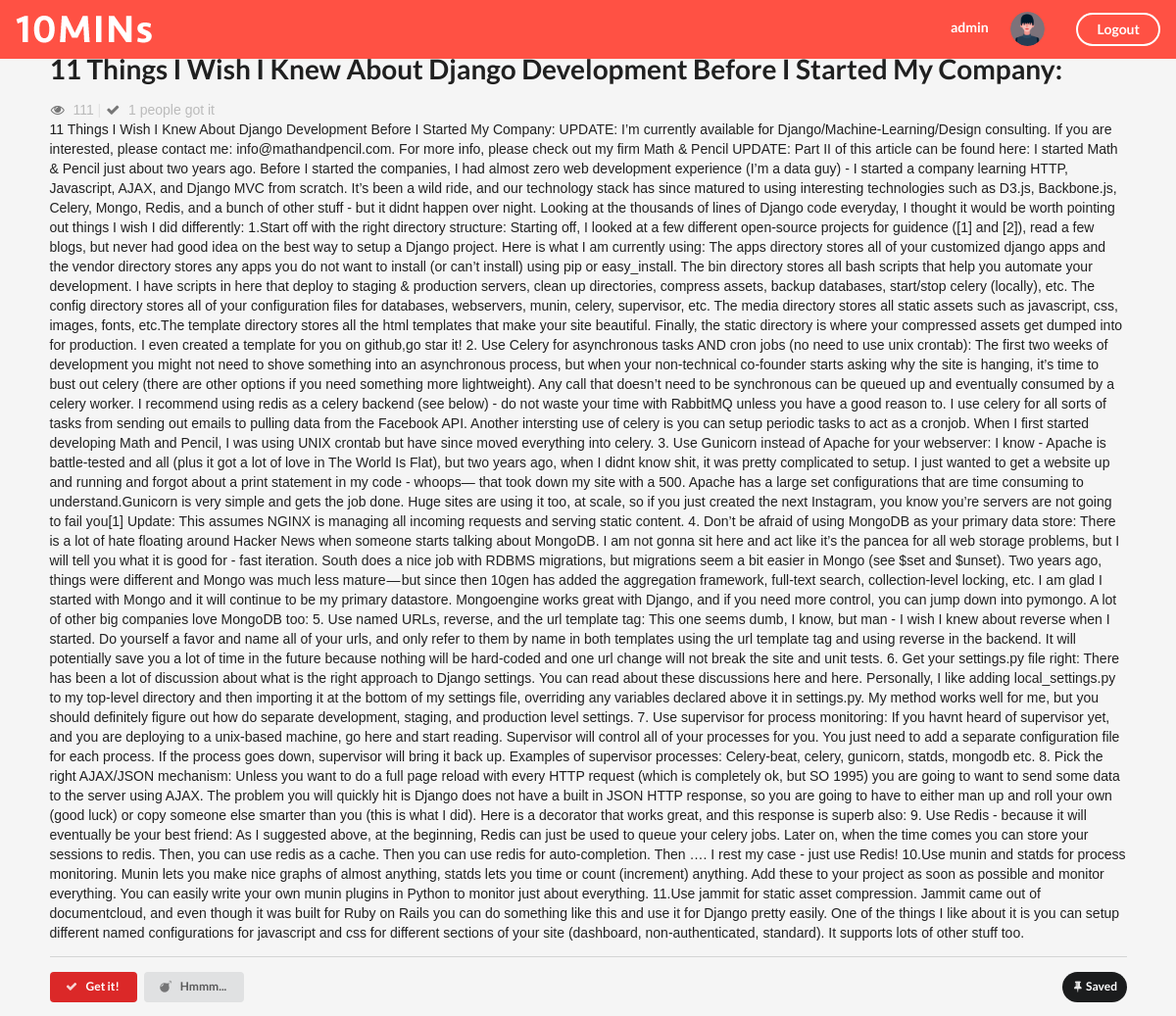
Page /detail/1/ (signed in) on the committed database.
### website/models.py (models this page shows, shortened)
class UserProfile(models.Model):
    belong_to = models.OneToOneField(to=User, related_name='profile')
    profile_image = models.FileField(upload_to='profile_image')

class Video(models.Model):
    title = models.CharField(null=True, blank=True, max_length=300)
    content = models.TextField(null=True, blank=True)
    url_image = models.URLField(null=True, blank=True)
    cover = models.FileField(upload_to='cover_image', null=True)
    editors_choice = models.BooleanField(default=False)

### website/views.py (the view)
# urls.py: url(r'^detail/(?P<id>\d+)/$', detail, name="detail"),
def detail(request, id):
    context = {}
    vid_info = Video.objects.get(id=id)
    try:
        voter_id = request.user.profile.id
        user_ticket_for_this_video = Ticket.objects.get(voter_id=voter_id, video_id=id)
        like_counts = Ticket.objects.filter(choice='like', video_id=id).count()
        context['user_ticket'] = user_ticket_for_this_video
        context['like_counts'] = like_counts
    except:
        pass
    context['vid_info'] = vid_info
    return render(request, 'detail.html', context)

### website/templates/detail.html (shortened to what this page needs)
{% load staticfiles %}
<!DOCTYPE html>
<html>
    <head>
        <link rel="stylesheet" href="{% static 'css/semantic.css' %}" media="screen" title="no title" charset="utf-8">
        <link rel="stylesheet" href="{% static  'css/list_custom.css' %}" media="screen" title="no title" charset="utf-8">
    </head>
    <body>
    <div class="ui inverted top fixed menu borderless red menu">
        <div class="header item">
            <div class="ui image">
                <img src="{% static 'images/tenlogo.png' %}" alt="">
            </div>
        </div>
        <div class="right menu">
            {% if request.user.is_authenticated %}
                <div class="item">
                    <h5 class="ui inverted header">
                        <span style="margin-right:20px;">{{ request.user.username }}</span>
                        <div class="ui mini circular image">
                            {% if request.user.profile.profile_image %}
                                <img src="/upload/{{ request.user.profile.profile_image }}" alt="" />
                            {% else %}
                                <img src="http://semantic-ui.com/images/avatar/small/matt.jpg" alt="" />
                            {% endif %}
                        </div>
                    </h5>
                </div>
                <div class="item">
                    <a href="{% url 'logout' %}" class="ui inverted circular button">Logout</a>
                </div>
            {% endif %}
        </div>
    </div>
    <div class="ui basic segment container">
            <h1 class="ui header">{{ vid_info.title }}</h1>
            <i class="icon grey unhide"></i>
            <span style="color:#bbbbbb">111</span>
            <span class="" style="color:rgb(226, 226, 226)">|</span>
            <i class="icon grey checkmark"></i>
            {% if like_counts %}
                <span style="color:#bbbbbb">{{ like_counts }} people got it</span>
            {% else %}
                <span style="color:#bbbbbb">{{ like_counts }} people got it</span>
            {% endif %}
            <p>
                {{ vid_info.content }}
            </p>
            <div class="ui divider"></div>
            <form class="ui form" action="{% url 'vote' vid_info.id %}" method="post">
                        {% if user_ticket.choice == 'like'  %}
                            <button class="ui red tiny button" type="submit" name="vote" value="normal" >
                                <i class="icon checkmark"></i>
                                Get it!
                            </button>
                            <button class="ui  tiny button" type="submit" name="vote" value="dislike" >
                                <i class="icon bomb"></i>
                                Hmmm...
                            </button>
                        {% endif %}
                        <button class="ui secondary circular tiny right floated pin icon button">
                            <i class="pin icon"></i>
                            Saved
                        </button>
                </form>
        </div>
</body>
</html>

### website/static/css/list_custom.css (style rules this page uses)
body { background-color: rgb(245, 245, 245); font-family: 'Raleway', sans-serif; }
.ui.inverted.top.fixed.menu.borderless.red.menu { background-color: #ff5144; }

### rows in the picture
Video: title "11 Things I Wish I Knew About Django Development Before I Started My Company:", content "11 Things I Wish I Knew About Django Development Before I Started My Company: UPDATE: I’m currently available for Django/Machine-Learning/Design consulting. If you are interested, please contact me: info@mathandpencil.com. For more info, please check out my firm Math & Pencil UPDATE: Part II of this article can be found here: I started Math & Pencil just about two years ago. Before I started the companies, I had almost zero web development experience (I’m a data guy) - I started a company learning HTTP, Javascript, AJAX, and Django MVC from scratch. It’s been a wild ride, and our technology stack has since matured to using interesting technologies such as D3.js, Backbone.js, Celery, Mongo,…"

### other values in the picture
{{ request.user.username }} "admin"
{{ like_counts }} "1"
